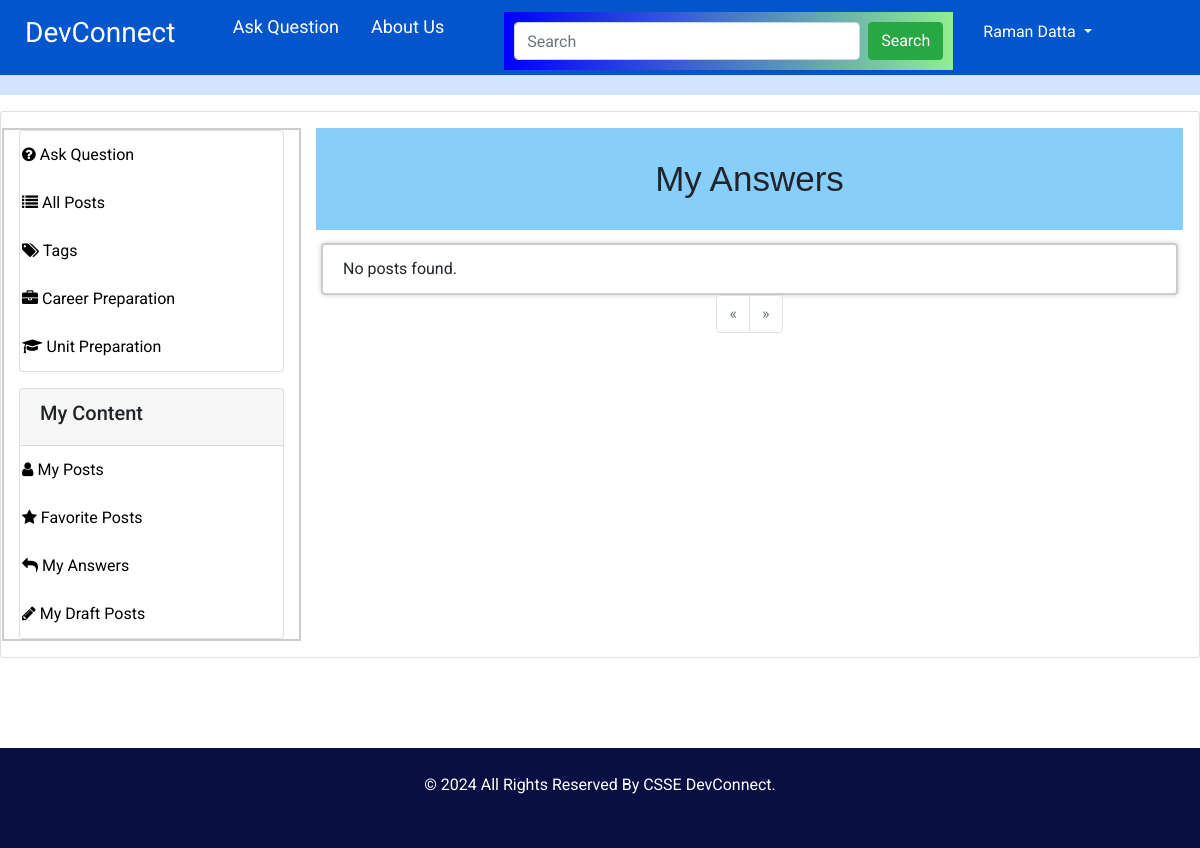
The page /my_answers (signed in) on the database as committed earlier.
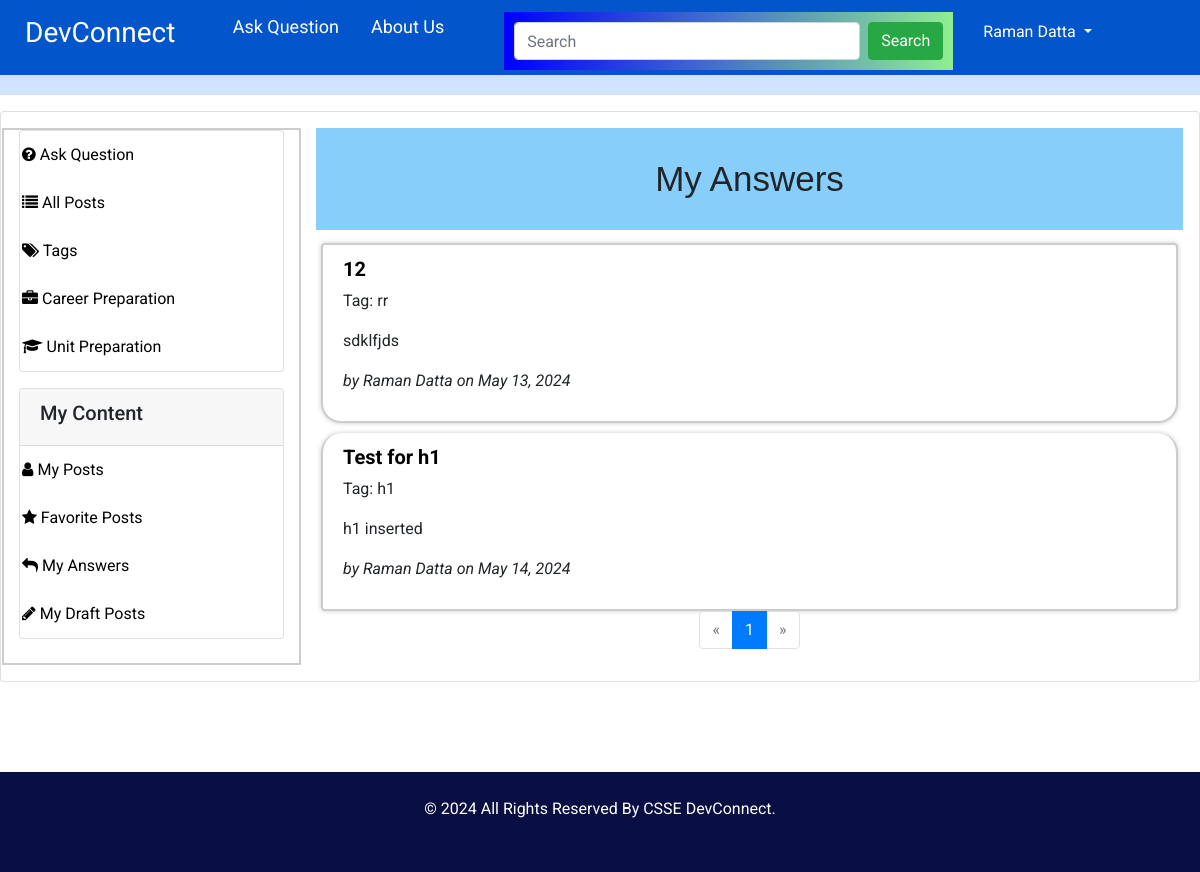
The same page on the database as committed later.
### app/models/model.py (models this page shows, shortened)
class Posts(db.Model):
    __tablename__ = "posts"
    id = db.Column(db.Integer, primary_key=True)
    title = db.Column(db.String(255), nullable=False)
    content = db.Column(db.Text, nullable=False)
    author_id = db.Column(db.Integer, db.ForeignKey('users.id'))
    date_posted = db.Column(db.DateTime, default=datetime.utcnow)
    deleted = db.Column(db.Boolean, default=False)
    answered = db.Column(db.Boolean, default=False)
    tag_id = db.Column(db.Integer, db.ForeignKey('tags.id'))
    career_preparation = db.Column(db.Boolean, default=False)
    is_draft = db.Column(db.Boolean, default=False)  # New column to indicate if the post is a draft
    author = db.relationship('User', backref=db.backref('posts', lazy=True))
    tag = db.relationship('Tag', backref=db.backref('posts', lazy=True))

class Tag(db.Model):
    __tablename__ = "tags"
    id = db.Column(db.Integer, primary_key=True)
    tag = db.Column(db.String(100), nullable=False)

class User(UserMixin, db.Model):
    __tablename__ = "users"
    id = db.Column(db.Integer, primary_key=True)
    first_name = db.Column(db.String(100), nullable=False)
    last_name = db.Column(db.String(100), nullable=False)
    uwa_id = db.Column(db.String(100), unique=True, nullable=False)
    email = db.Column(db.String(100), unique=True, nullable=False)
    major = db.Column(db.String(100), nullable=False)
    password_hash = db.Column(db.String(200), nullable=False)
    user_image = db.Column(db.String(200))
    is_disabled = db.Column(db.Boolean, default=False)
    timestamp = db.Column(db.DateTime, default=datetime.utcnow)
    role = db.Column(db.String(100))
    @property
    def is_active(self):
        return not self.is_disabled

### app/controllers/main_controller.py (the view)
@main.route('/my_answers')
@login_required
def my_answers():
    page = request.args.get('page', 1, type=int)
    order = request.args.get('order', 'asc')
    heading = "My Answers"
    posts_with_my_replies_query = (
        db.session.query(Posts)
        .join(Reply, Posts.id == Reply.post_id)
        .filter(Reply.author_id == current_user.id, Posts.is_draft == False)
        .order_by(Posts.date_posted.asc() if order == 'asc' else Posts.date_posted.desc())
    )
    pagination = posts_with_my_replies_query.paginate(page=page, per_page=10, error_out=False)
    posts_with_my_replies = pagination.items
    return render_template('main/my_answers.html', posts=posts_with_my_replies, pagination=pagination, heading=heading, origin='my_answers')

### app/__init__.py (called while the page is built)
def create_app(config_class=Config):
    app = Flask(__name__)
    ckeditor = CKEditor(app)
    app.config.from_object(config_class)
    db.init_app(app)
    migrate.init_app(app, db)
    mail.init_app(app)
    login_manager.init_app(app)  # Attach LoginManager to the app
    login_manager.login_view = 'auth.login'  # Define the login view
    login_manager.login_message = "Please log in to access this page."  # Optional: Customize the login message
    @login_manager.user_loader
    def load_user(user_id):
        from app.models.model import User  # Import inside to avoid circular import issues
        user = User.query.get(int(user_id))
        return user
    from app.controllers.auth_controller import auth
    from app.controllers.main_controller import main
    app.register_blueprint(auth, url_prefix='/auth')
    app.register_blueprint(main)
    return app

### app/templates/main/my_answers.html (shortened to what this page needs)
{% extends "includes/layout.html" %}
{% block content %}
<div class="card p-3 mt-3">
    <div class="row">
        {% include "includes/sidebar.html" %}
        <div class="col-md-9">
            <h1>My Answers</h1>
            <ul class="list-group" id="posts-list">
                {% for post in posts %}
                <li class="list-group-item">
                    <h5>
                        <a href="{{ url_for('main.view_reply', post_id=post.id, origin='my_answers') }}">{{ post.title }}</a>
                    </h5>
                    <p>Tag: {{ post.tag.tag if post.tag else 'N/A' }}</p>
                    <p>{{ post.content|safe }}</p>
                    <p class="authorpost">by <span class="author_n">{{ post.author.first_name }} {{ post.author.last_name }}</span> on {{ post.date_posted.strftime('%B %d, %Y') }}</p>
                </li>
                {% endfor %}
                {% if not posts %}
                <li class="list-group-item">No posts found.</li>
                {% endif %}
            </ul>
            <nav aria-label="Page navigation">
                <ul class="pagination justify-content-center">
                    {% if pagination.has_prev %}
                    <li class="page-item">
                        <a class="page-link" href="{{ url_for('main.my_answers', page=pagination.prev_num) }}" aria-label="Previous">
                            <span aria-hidden="true">&laquo;</span>
                        </a>
                    </li>
                    {% else %}
                    <li class="page-item disabled">
                        <a class="page-link" href="#" aria-label="Previous">
                            <span aria-hidden="true">&laquo;</span>
                        </a>
                    </li>
                    {% endif %}
                    {% for page_num in pagination.iter_pages() %}
                    <li class="page-item {% if page_num == pagination.page %}active{% endif %}">
                        <a class="page-link" href="{{ url_for('main.my_answers', page=page_num) }}">{{ page_num }}</a>
                    </li>
                    {% endfor %}
                    {% if pagination.has_next %}
                    <li class="page-item">
                        <a class="page-link" href="{{ url_for('main.my_answers', page=pagination.next_num) }}" aria-label="Next">
                            <span aria-hidden="true">&raquo;</span>
                        </a>
                    </li>
                    {% else %}
                    <li class="page-item disabled">
                        <a class="page-link" href="#" aria-label="Next">
                            <span aria-hidden="true">&raquo;</span>
                        </a>
                    </li>
                    {% endif %}
                </ul>
            </nav>
        </div>
    </div>
</div>
{% endblock %}

Rows that differ between the two databases and show on the page:
now on this page (row edited): Posts: title "12", tag "rr", content "sdklfjds", author.first_name "Raman", author.last_name "Datta", date_posted "May 13, 2024"
now on this page (row edited): Posts: title "Test for h1", tag "h1", content "h1 inserted", author.first_name "Raman", author.last_name "Datta", date_posted "May 14, 2024"
Other text that changed with them:
new list line: "1"
text no longer shown: "No posts found."
